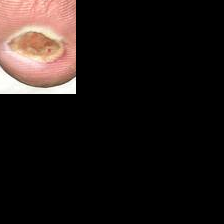
#> input picture server/models/Training/diabcare-wound-segmentation-kit/wound-segmentation-kit/data/wound-segmentation-patches/test/images/b23232898bafcf304b2138af86be40b9_0.png, 224 x 224 px; its folder holds only this picture in this run
$ python inspect_wound_masks.py --root ../server/models/Training/diabcare-wound-segmentation-kit/wound-segmentation-kit/data/wound-segmentation-patches/test/images --output out.png
#> lines starting #> are read from the running program, lines starting #| are printed output that depends on the picture
#!/usr/bin/env python3
"""Create a contact sheet of wound images, masks, and overlays."""
from __future__ import annotations

import argparse
import random
from pathlib import Path

from PIL import Image, ImageDraw, ImageFont

EXTENSIONS = {".jpg", ".jpeg", ".png", ".bmp", ".webp"}
TILE = 224
LABEL_HEIGHT = 28


def pairs(root: Path) -> list[tuple[Path, Path, str]]:
    result: list[tuple[Path, Path, str]] = []
    for split in ("train", "test"):
        image_root = root / split / "images"
        label_root = root / split / "labels"
        for image in sorted(image_root.iterdir()):
            if image.suffix.lower() not in EXTENSIONS:
                continue
            label = label_root / image.name
            if label.exists():
                result.append((image, label, split))
    return result


def make_overlay(image: Image.Image, mask: Image.Image) -> Image.Image:
    image = image.convert("RGB")
    mask = mask.convert("L")
    red = Image.new("RGB", image.size, (220, 38, 38))
    tinted = Image.blend(image, red, 0.45)
    return Image.composite(tinted, image, mask)


def main() -> int:
    parser = argparse.ArgumentParser(description=__doc__)
    parser.add_argument("--root", type=Path, required=True)
    parser.add_argument("--output", type=Path, required=True)
    parser.add_argument("--sample", type=int, default=12)
    parser.add_argument("--seed", type=int, default=42)
    args = parser.parse_args()

    all_pairs = pairs(args.root.resolve())
    if not all_pairs:
        raise SystemExit("no image/mask pairs found")
    random.Random(args.seed).shuffle(all_pairs)
    selected = all_pairs[: max(1, min(args.sample, len(all_pairs)))]
    sheet = Image.new("RGB", (TILE * 3, (TILE + LABEL_HEIGHT) * len(selected)), "white")
#> sheet: PIL image 672x504 RGB; every value is 255
    draw = ImageDraw.Draw(sheet)

    for row, (image_path, mask_path, split) in enumerate(selected):
        with Image.open(image_path) as source, Image.open(mask_path) as mask:
#> source is the input picture: PIL image 224x224 RGB; mean R, G, B 31.5, 24.1, 21.9
            image = source.convert("RGB").resize((TILE, TILE), Image.Resampling.LANCZOS)
            mask_rgb = mask.convert("L").resize((TILE, TILE), Image.Resampling.NEAREST)
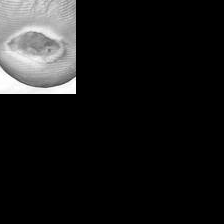
#> mask_rgb: PIL image 224x224 L; min 0, max 255, mean 26.1
            mask_display = Image.new("RGB", (TILE, TILE), (20, 20, 20))
#> mask_display: PIL image 224x224 RGB; every value is 20
            mask_display.paste((245, 90, 60), mask=mask_rgb)
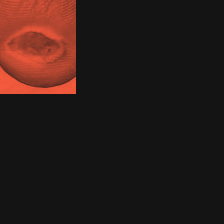
#> mask_display: PIL image 224x224 RGB; mean R, G, B 43, 27.2, 24.1
            overlay = make_overlay(image, mask_rgb)
#> in make_overlay, `red = Image.new("RGB", image.size, (220, 38, 38))`:
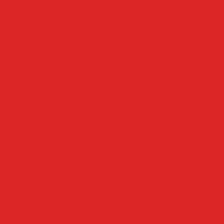
#> red: PIL image 224x224 RGB; mean R, G, B 220, 38, 38
#> in make_overlay, `tinted = Image.blend(image, red, 0.45)`:
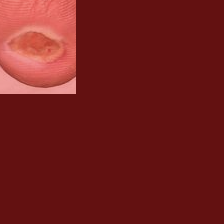
#> tinted: PIL image 224x224 RGB; mean R, G, B 116.3, 30.2, 29
#> in make_overlay, `return Image.composite(tinted, image, mask)`:
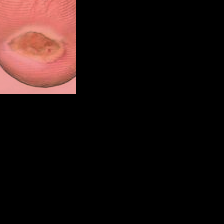
#> returned value: PIL image 224x224 RGB; mean R, G, B 31.2, 17.7, 16.1
        x = 0
        y = row * (TILE + LABEL_HEIGHT)
        sheet.paste(image, (x, y)); draw.text((x + 6, y + TILE + 5), f"{split} image", fill="black")
        x += TILE
        sheet.paste(mask_display, (x, y)); draw.text((x + 6, y + TILE + 5), "ground-truth mask", fill="black")
        x += TILE
        sheet.paste(overlay, (x, y)); draw.text((x + 6, y + TILE + 5), "overlay", fill="black")
#> after `sheet.paste(overlay, (x, y))`:
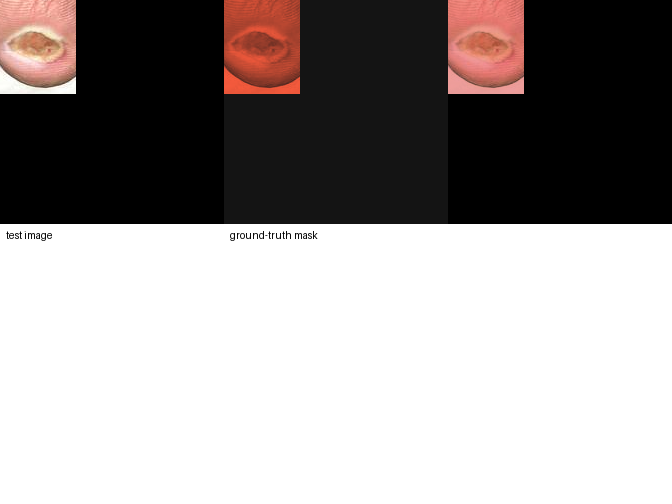
#> sheet: PIL image 672x504 RGB; mean R, G, B 157.1, 151.7, 150.6

    args.output.parent.mkdir(parents=True, exist_ok=True)
    sheet.save(args.output)
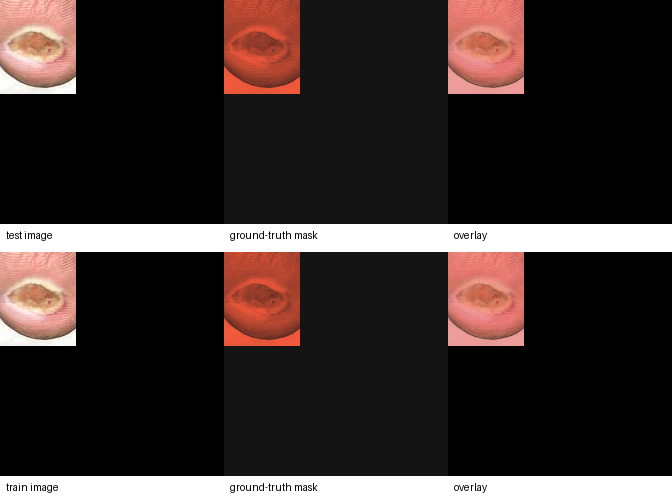
#> saved as out.png: PIL image 672x504 RGB; mean R, G, B 59.1, 48.2, 46.1
    print(f"wrote {args.output.resolve()} from {len(selected)} pairs")
    return 0


if __name__ == "__main__":
    raise SystemExit(main())
#> (the program exits here)
